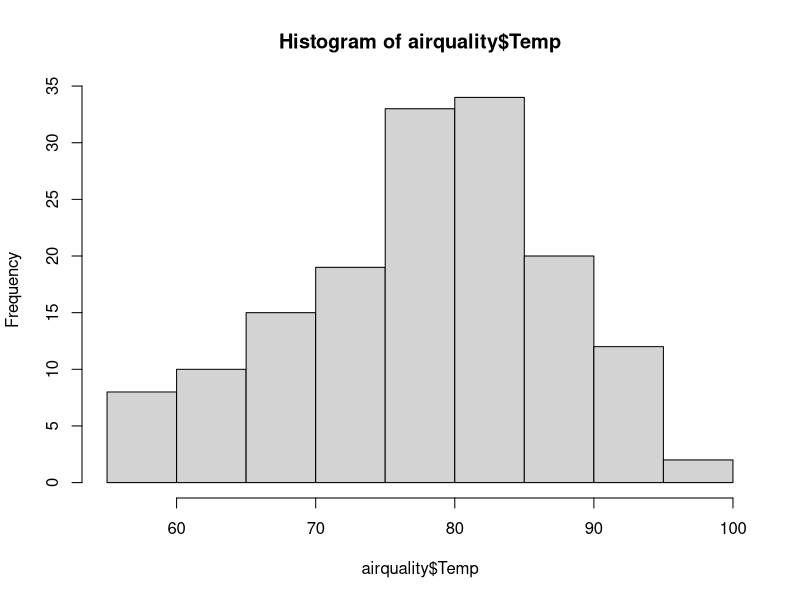
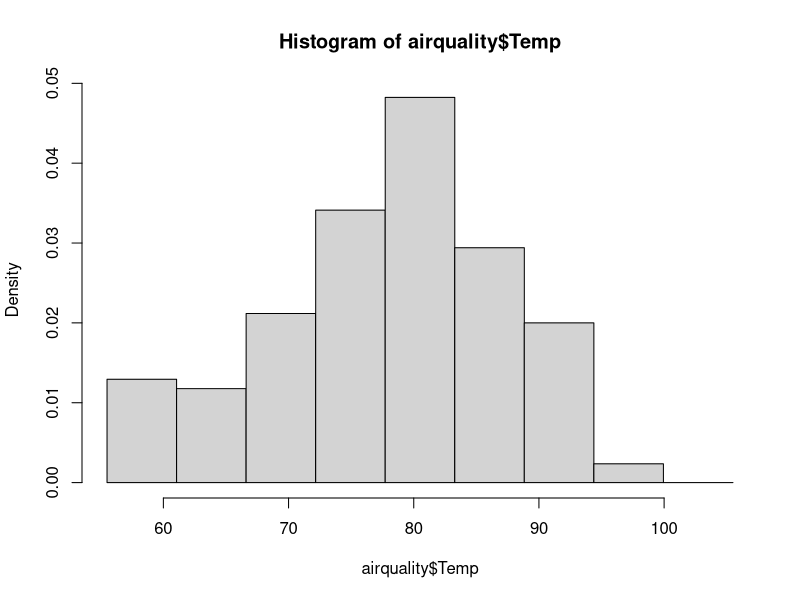
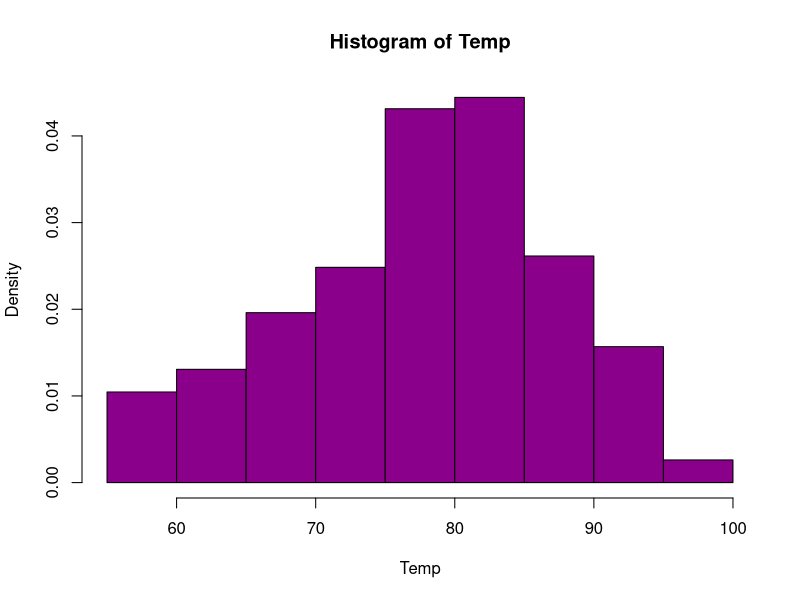
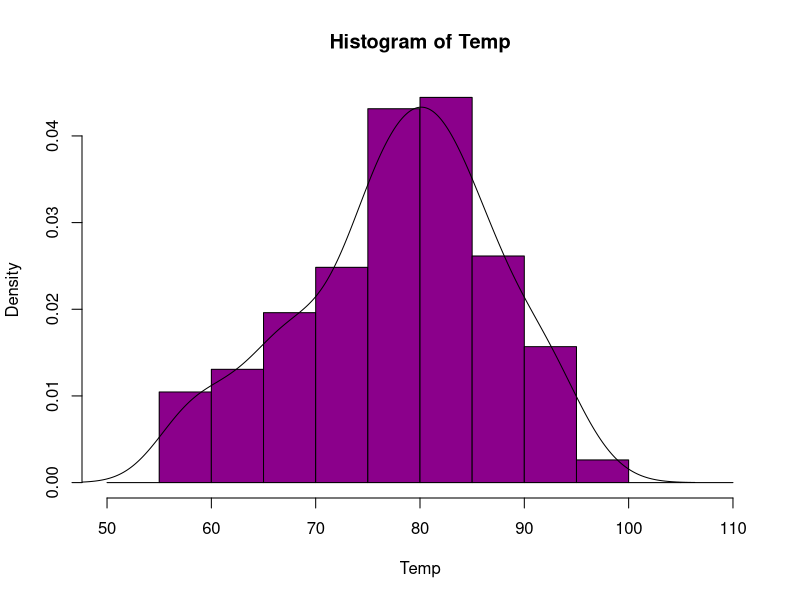
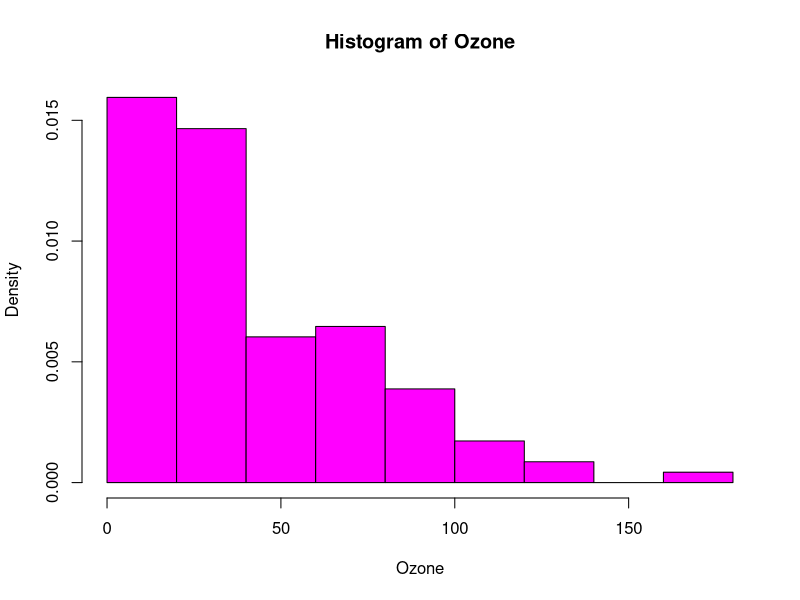
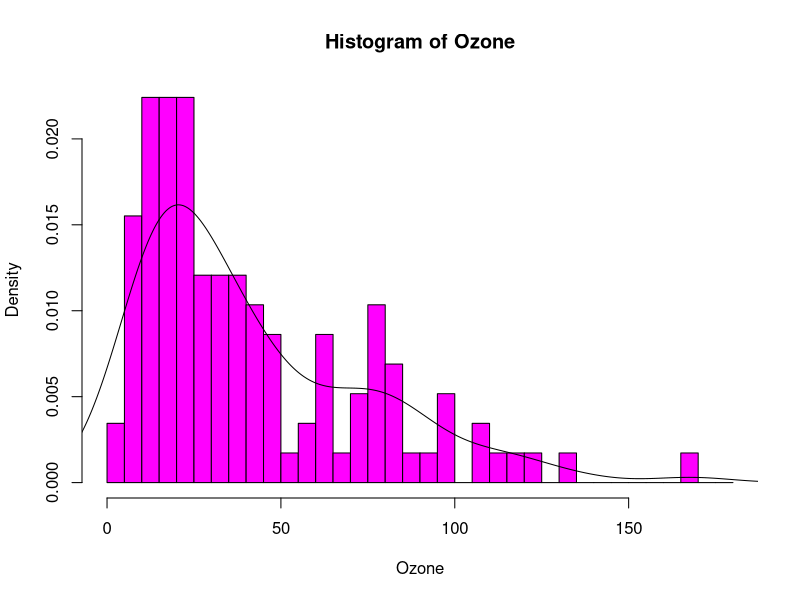
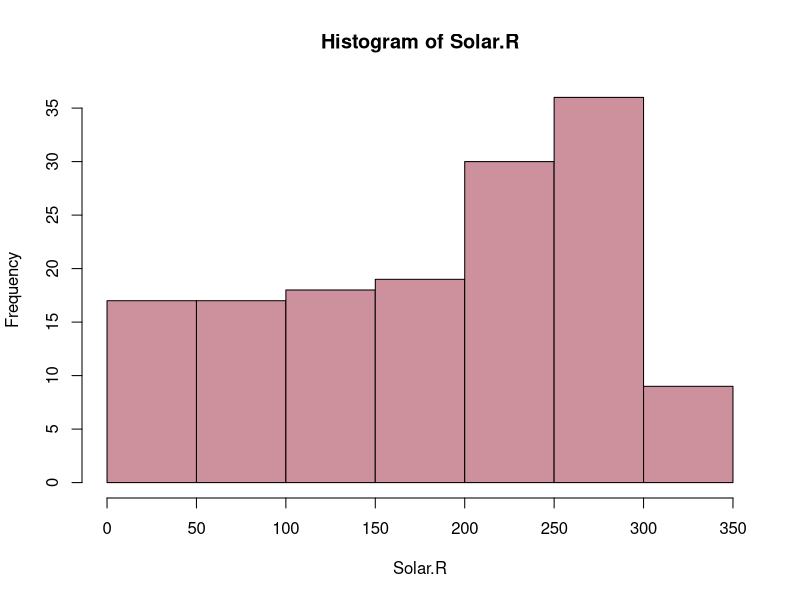
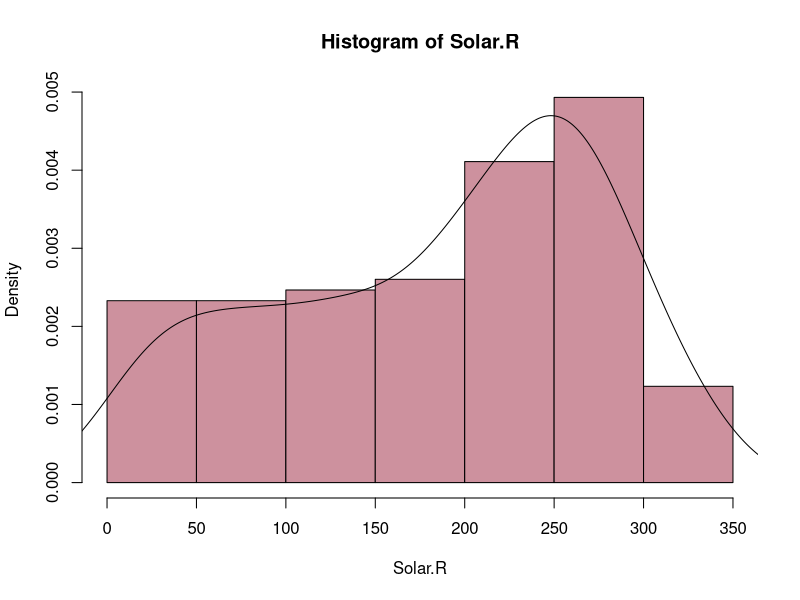

Recreate these plots in R, in order.
#############
# HISTOGRAM #
#############
data(airquality)
hist(airquality$Temp)
# granice histograma
broj_kat <- ceiling(log(length(airquality$Temp),2))+1
d <- (max(airquality$Temp)-min(airquality$Temp))/broj_kat
granice <- min(airquality$Temp)-1/2+(0:broj_kat)*(d+1)
hist(airquality$Temp, breaks=granice, prob=TRUE)
attach(airquality)
hist(Temp, col = "darkmagenta", freq = FALSE)
# Koliko je procentualno temperatura bila manja od 70? Veca od 90?
H <- hist(Temp, prob=TRUE, plot=FALSE)
cumsum(H$density*diff(H$breaks))
# 21.57% ; 9.15%
hist(Temp, col = "darkmagenta", freq = FALSE, breaks = seq(50,110,5))
lines(density(Temp))
hist(Ozone, col = "magenta", freq = FALSE)
hist(Ozone, col = "magenta", freq = FALSE, breaks = seq(0,180,5))
lines(density(na.omit(Ozone)))
hist(Solar.R, col = "pink3")
hist(Solar.R, col = "pink3", freq = FALSE, breaks = seq(0,360,50))
lines(density(na.omit(Solar.R)))
hist(Wind, col = "lightblue")
hist(Wind, col = "lightblue", freq = FALSE, breaks = seq(0,22,2))
lines(density(Wind))
detach(airquality)
attach(faithful)
hist(eruptions, breaks = seq(1.4, 5.2, 0.2), prob = T, col = "orange")
lines(density(eruptions))
detach(faithful)

####################
# TABELARNI PRIKAZ #
####################
mtcars
?mtcars
summary(mtcars)
mtcars$cyl <- as.factor(mtcars$cyl)
mtcars$vs <- as.factor(mtcars$vs)
mtcars$am <- as.factor(mtcars$am)
mtcars$gear <- as.factor(mtcars$gear)
mtcars$carb <- as.factor(mtcars$carb)
summary(mtcars)
table(mtcars$carb)
table(mtcars$am)
table(mtcars$am, mtcars$cyl)
table(mtcars$carb, mtcars$cyl)

#####################
# TRAKASTI DIJAGRAM #
#####################
barplot(table(mtcars$carb), col = "deepskyblue", main = "Broj karburatora")
barplot(table(mtcars$carb, mtcars$cyl), col = rainbow(6), main = "Broj karburatora u zavisnosti od broja cilindara", xlab = "broj cilindara")
barplot(t(table(mtcars$carb, mtcars$cyl)), col = c("deeppink", "darkviolet","limegreen"), main = "Broj cilindara u zavisnosti od broja karburatora", xlab = "broj karburatora")
barplot(t(table(mtcars$carb, mtcars$cyl)), beside = TRUE, main = "Broj cilindara u zavisnosti od broja karburatora", xlab = "broj karburatora")

###################
# KRUZNI DIJAGRAM #
###################
pie.sales <- c(0.12, 0.3, 0.26, 0.16, 0.04, 0.12)
names(pie.sales) <- c("Blueberry", "Cherry", "Apple", "Boston Cream", "Other", "Vanilla")
pie(pie.sales, main = "Obicna pitica")
pie(pie.sales, col = gray(seq(0.4, 0.9, length = 6)), clockwise = TRUE, main = "Nijanse sive")
pie(pie.sales, col = rainbow(6), clockwise = TRUE, main = "Boje duge")

###########################
# Deskriptivne statistike #
###########################
### MERE POLOZAJA
# 1. srednja vrednost - mean()
# 2. medijana - meadian()
# 3. moda 
### MERE RASEJANJA
# 1. raspon populacije - diff(range())
# 2. disperzija (varijansa) - var()
# 3. standardno odstupanje - sd()
# 4. medjukvantilno rastojanje - quantile()

attach(mtcars)
hist(mpg, main = "Potrosnja goriva", col = "aquamarine")
hist(mpg, prob = TRUE, main = "Potrosnja goriva", col = "aquamarine")
lines(density(mpg), col = "red", lwd = 2)
mean(mpg)
median(mpg)
diff(range(mpg))
var(mpg)
sd(mpg)
quantile(mpg)
plot(mpg)
abline(mean(mpg), 0, col = "pink", lwd = 3)
###
hist(hp, main = "Konjska snaga", col = "cyan")
hist(hp, prob = TRUE, main = "Konjska snaga", col = "cyan", breaks = seq(45,350,10))
hist(hp, prob = TRUE, main = "Konjska snaga", col = "cyan", breaks = seq(45,350,20))
hist(hp, prob = TRUE, main = "Konjska snaga", col = "cyan")
lines(density(hp), col = "red", lwd = 2)
mean(hp)
median(hp)
diff(range(hp))
var(hp)
sd(hp)
quantile(hp)
plot(hp)
abline(mean(hp), 0, col = "pink", lwd = 3)
detach(mtcars)

###########
# BOXPLOT #
###########
boxplot(mtcars$mpg, main = "Potrosnja goriva", col = "aquamarine")
points(mean(mtcars$mpg), col = 'red', pch = 16)
boxplot(mtcars$hp, main = "Konjska snaga", col = "cyan")
points(mean(mtcars$hp), col = 'red', pch = 16)
boxplot(mtcars$mpg ~ mtcars$vs, main = "Potrosnja goriva u zavisnosti od vrste motora" , col ="lightblue2")
boxplot(mtcars$mpg ~ mtcars$am, main = "Potrosnja goriva u zavisnosti od vrste menjaca" , col = "lightblue")

